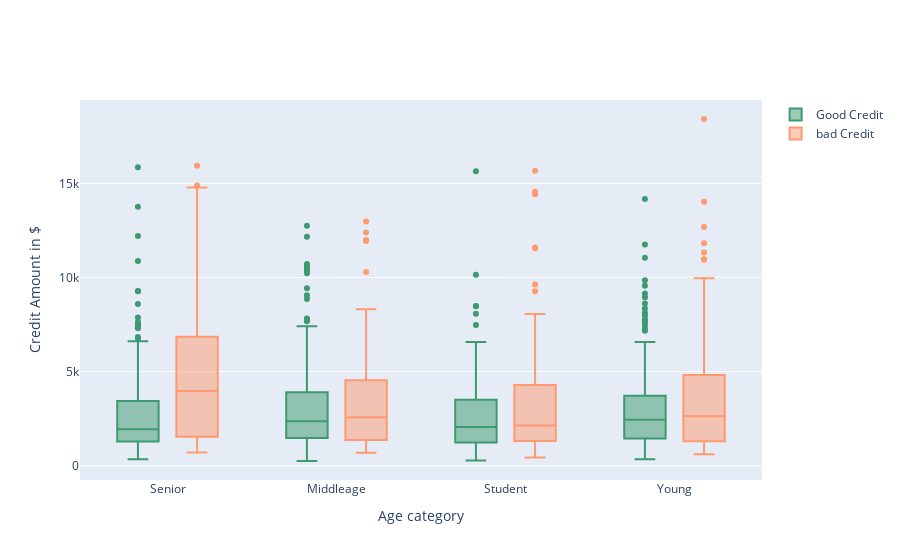

Notebook cell for this chart:
### Code cell
data=[trace0,trace1]
layout= go.Layout(yaxis= dict(title='Credit Amount in $', zeroline=False),
                 xaxis= dict(title='Age category', zeroline=False),
                  boxmode='group')
fig= go.Figure(data=data, layout=layout)
py.iplot(fig, filename="Age vs Credit Amount")

### Figure 1 — Plotly figure (JSON) as saved in the notebook; plotly's stock layout.template omitted (floating-point values rounded to 4 significant figures; data arrays with more than 128 entries replaced by an {"elided": "..."} marker saying what was removed)
{"data": [{"marker": {"color": "#3D9970"}, "name": "Good Credit", "type": "box", "x": {"elided": "700 str values"}, "y": {"elided": "700 int values"}}, {"marker": {"color": "#FF9970"}, "name": "bad Credit", "type": "box", "x": {"elided": "300 str values"}, "y": {"elided": "300 int values"}}], "layout": {"boxmode": "group", "xaxis": {"title": {"text": "Age category"}, "zeroline": false}, "yaxis": {"title": {"text": "Credit Amount in $"}, "zeroline": false}}}
